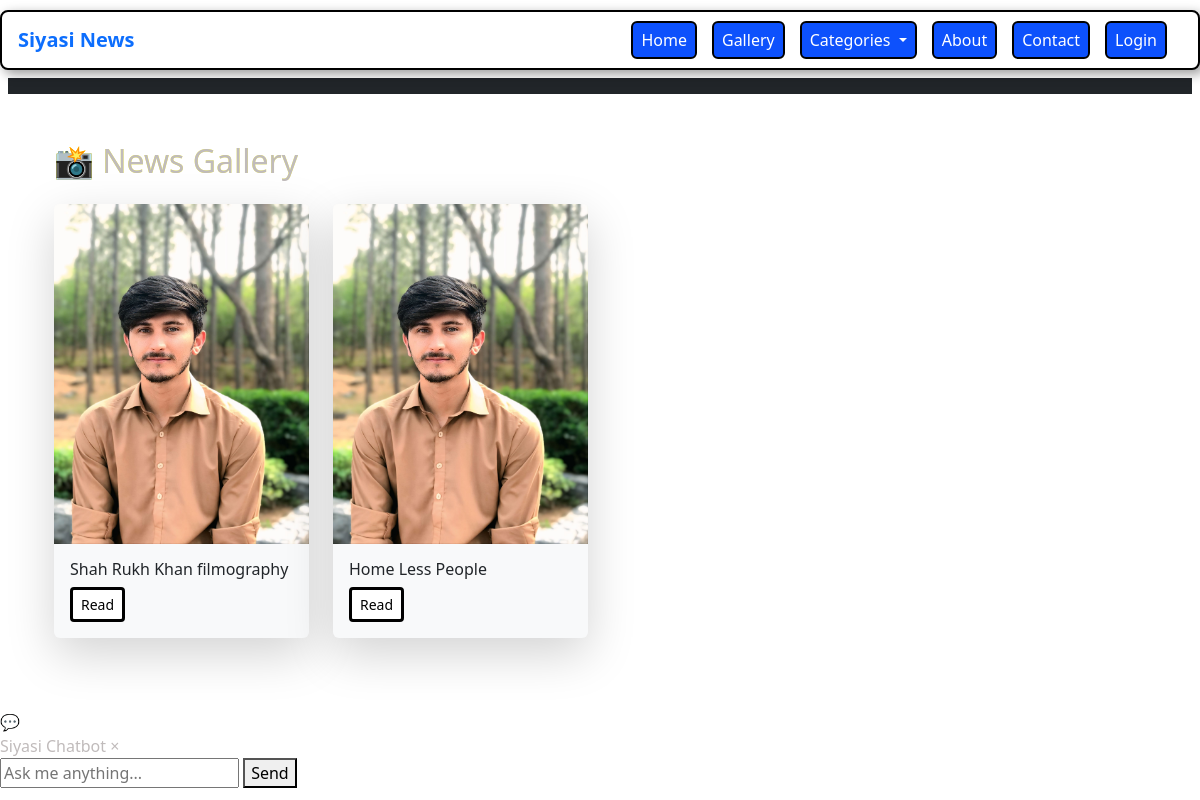
The page /gallery/ on the database as committed earlier.
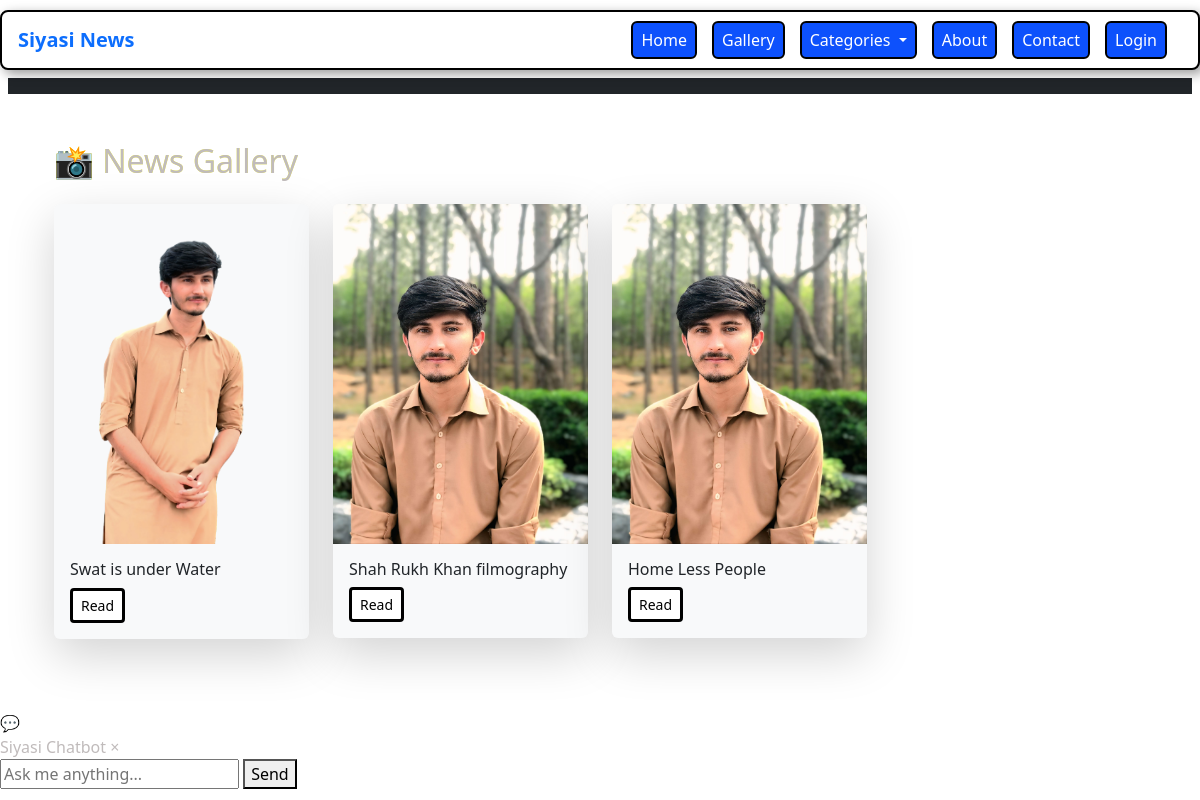
The same page on the database as committed later.
### News/models.py (models this page shows, shortened)
class NewsArticle(models.Model):
    categories = [
        ('Politics', 'Politics'),
        ('Sports', 'Sports'),
        ('Technology', 'Technology'),
        ('Health', 'Health'),
        ('Entertainment', 'Entertainment'),
        ('Business', 'Business'),
        ('World', 'World'),
        ('Science', 'Science'),
        ('Travel', 'Travel'),
        ('Lifestyle', 'Lifestyle'),
        ('Education', 'Education'),
        ('Environment', 'Environment'),
        ('Opinion', 'Opinion'),
        ('Culture', 'Culture'),
        ('Food', 'Food'),
        ('Fashion', 'Fashion'),
        ('History', 'History'),
        ('Music', 'Music'),
        ('Art', 'Art'),
        ('Religion', 'Religion'),
        ('Other', 'Other'),
    ]
    title = models.CharField(max_length=200)
    content = models.TextField()
    images = models.ImageField(upload_to='news_images/', blank=True,  null = True)
    published_at = models.DateTimeField(auto_now_add=True)
    category = models.CharField(max_length=50, choices=categories, default='Other')

### News/views.py (the view)
# urls.py: path('gallery/', views.gallery, name='gallery'),
def gallery(request):
    articles = NewsArticle.objects.exclude(images="").order_by('-published_at')
    return render(request, 'news/gallery.html', {'articles': articles})

### News/context_processors.py (called while the page is built)
def categories_processor(request):
    categories = [cat[0] for cat in NewsArticle.categories]
    return {'categories':categories}

### News/templates/news/gallery.html (shortened to what this page needs)
{% extends 'news/base.html' %}
{% block content %}
<div class="container my-5">
  <h2 class="text-gradient mb-4">📸 News Gallery</h2>
  <div class="row">
    {% for article in articles %}
      <div class="col-md-3 mb-4">
        <div class="card bg-light text-dark shadow-lg border-0">
          {% if article.images %}
            <img src="{{ article.images.url }}" class="card-img-top gallery-img" alt="{{ article.title }}">
          {% endif %}
          <div class="card-body">
            <h6 class="card-title">{{ article.title|truncatechars:50 }}</h6>
            <a href="{% url 'article_detail' article.pk %}" class="btn btn-sm btn-gradient">Read</a>
          </div>
        </div>
      </div>
    {% empty %}
      <p>No images uploaded yet.</p>
    {% endfor %}
  </div>
</div>
{% endblock %}

Rows that differ between the two databases and show on the page:
added NewsArticle: images (picture), title "Swat is under Water"
